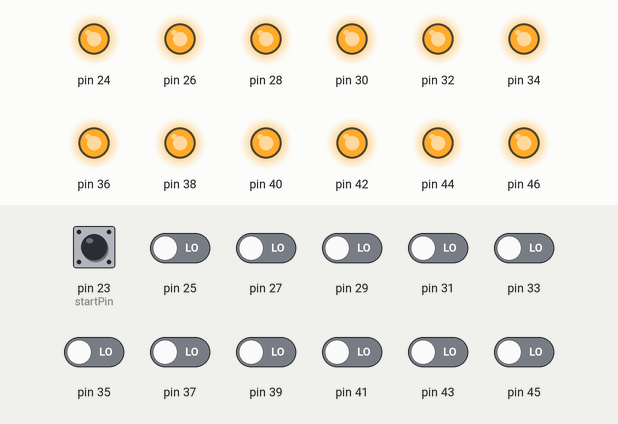
A sketch run on a simulated Arduino Mega 2560, built with avr-gcc and run on an emulated ATmega2560. Parts: output pins drawn as LEDs (lit = HIGH). The test bench sets the inputs (shaded band); at power-on: pin 23 (startPin), pin 25, pin 27, pin 29, pin 31, pin 33, pin 35, pin 37, pin 39, pin 41, pin 43, pin 45 LOW.

Above: at 1.2 s.
1.3 s: pin 23 (startPin) pulled HIGH for 0.15 s
At 1.38 s:
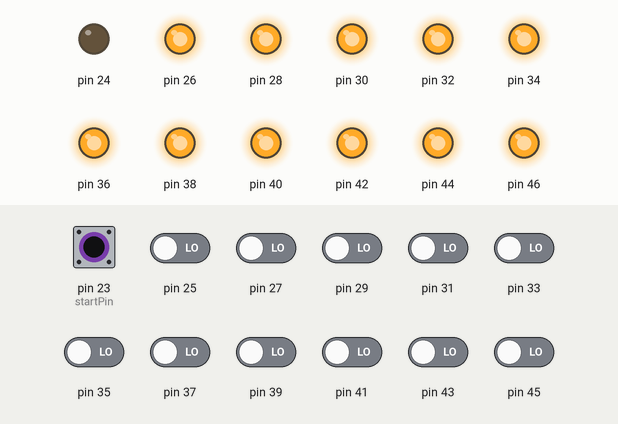
2.9 s: pin 25 driven HIGH
At 4.1 s:
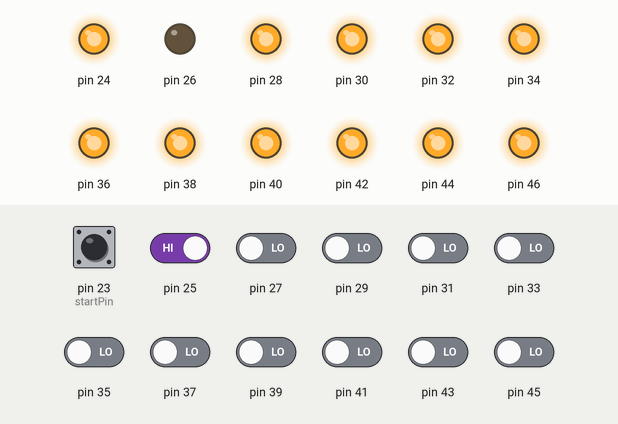
5.9 s: pin 27 driven HIGH
At 6.4 s:
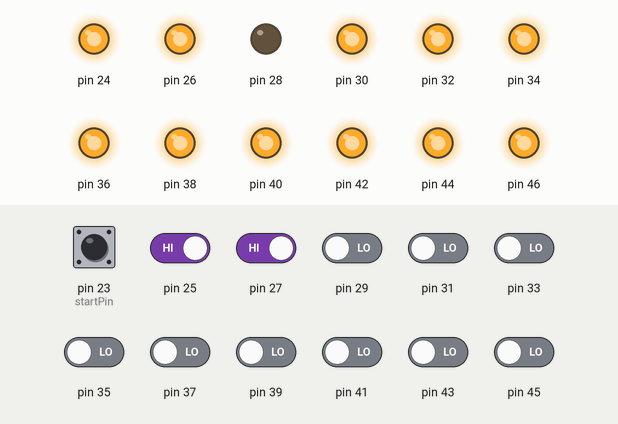
8.9 s: pin 29 driven HIGH
At 9.8 s:
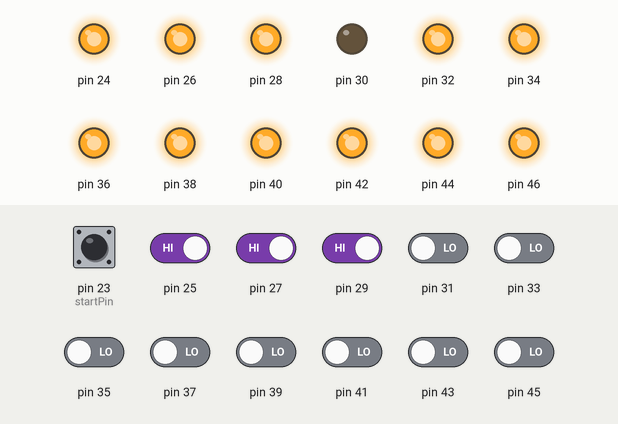
11.9 s: pin 31 driven HIGH
At 13.2 s:
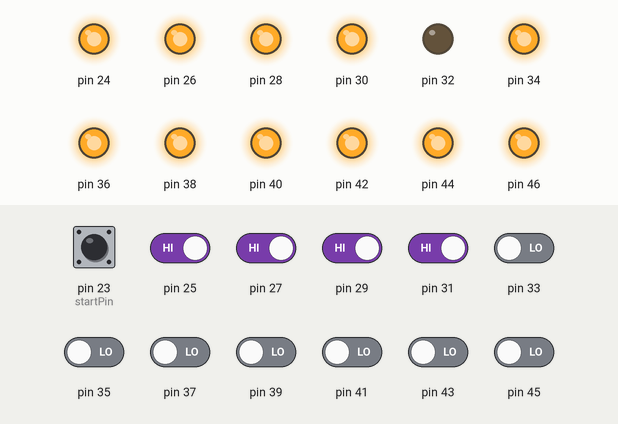
14.9 s: pin 33 driven HIGH
At 15.4 s:
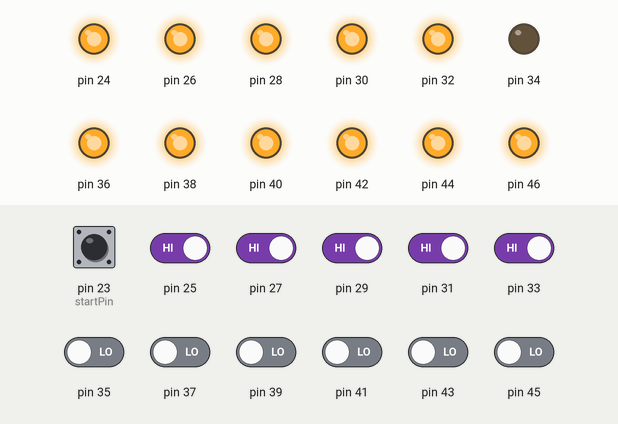
Timing chart, 0 to 18.4 s (numbered marks = the images above; inputs shaded):
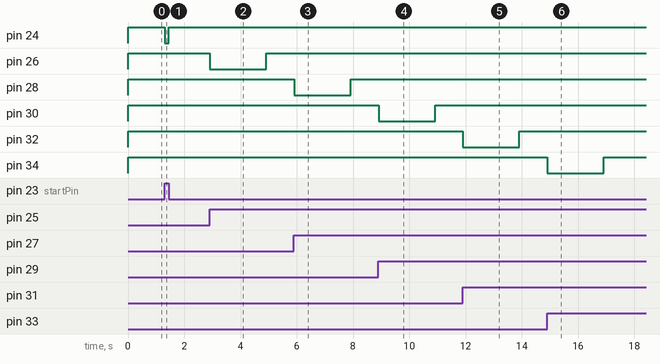

The sketch:

PlantFlooding.ino
```cpp
// 1 for normal, 0 for test
int const MODE = 1;

/**
 * SwitchValvePair has refferals to one float switch and one solenoid valve
 */
class SwitchValvePair {
    // Make false if error or disabled by user
    bool enabled = true;
    bool error = false;
    String errorName = "none";
    int TimeMinSinceLastFill = 0;
    int inPin;
    int outPin;
    int ID;

  public:

    SwitchValvePair() {}
    SwitchValvePair(int in, int out, int id){
      inPin = in;
      outPin = out;
      ID = id;
    }

    int getInPin() {
      return inPin;
    }

    int getOutPin() {
      return outPin;
    }

    int getID() {
      return ID;
    }

    // If this SVP has error return true
    bool hasError() {
      return error;
    }

    // If this SVP is enabled return true
    bool isEnabled() {
      return enabled;
    }

    // Create a new error for this SVP, set error's name
    int createError(String errName) {
      errorName = errName;
      error = true;
    }

    // Disable switch valve pair
    void disable() {
      enabled = false;
    }

    // retunrs error's name
    String getError() {
      return errorName;
    }

    int getTimeMinSinceLastFill() {
      return TimeMinSinceLastFill;
    }

    // Increment amount time since last refill by timeMil
    void incTimeMinSinceLastFill(int timeMin) {
      TimeMinSinceLastFill += timeMin;
    }

    // Refresh TimeMinSinceLastFill back to zero
    void refTimeMinSinceLastFill() {
      TimeMinSinceLastFill = 0;
    }
};

// Number of trays/switches
const int numOfSwitches = 12;
// Array of SVP
SwitchValvePair SVPArray[numOfSwitches];
// First switch at startPin
// Valves and switches should be every other pin
// starting at startPin
const int startPin = 23;

void setup() {
  if(MODE == 0) {
    testSetup();
  }
  else {
    // Float switch INPUT pins [23-45] ODD
    // Solenoid valse OUTPUT pins [24-46] EVEN
    int inPin;
    int outPin;
    int ID;
    // Write pinModes and add SVP objects to SVPArray
    for(int i = 0; i < numOfSwitches; i++) {
      inPin = startPin + (2 * i);
      outPin = startPin + (2 * i) + 1;
      ID = i + 1;
      SVPArray[i] = SwitchValvePair(inPin, outPin, ID);
      pinMode(inPin, INPUT);
      pinMode(outPin, OUTPUT);
      digitalWrite(outPin, HIGH);
    }
    Serial.begin(9600);
  }
}

//ERRORS
String const ERR1 = "Switch fired for too long";
String const ERR2 = "Tray did not fill for too long";

// Variable used to keep track of how long a switch has been HIGH
// Milliseconds
int amountTimeHighMil = 0;
// amount of milliseconds a switch has been HIGH to throw an error
int const amountTimeHighForErrorMil = 2000;
// Amount of milliseconds to delay between loops
int const delayTimeMil = 10;
// These three variables are used to keep track of delay since last update of TimeMinSinceLastFill
int totalDelayTimeMil = 0;
int totalDelayTimeSec = 0;
int totalDelayTimeMin = 0;
// If TimeMinSinceLastFill for SVP goes over threshold, flag as an error
int const thresholdTimeMinSinceLastFill = 1;
// Number of times to call checkAndFill() each time loop() is called
int const numTimesCheckAndFill = 10;

void loop() {
  if(MODE == 0) {
    testLoop();
  }
  else{
    for(int i = 0; i < numTimesCheckAndFill; i++) {
      checkAndFillTrays();
    }
    updateTimeSinceLastFill();
  }
}

// Main loop that checks each SVP to see if each tray needs to be filled.
void checkAndFillTrays() {
  dlay(delayTimeMil);
  // Iterate through SVParray
  // If switch is HIGH make correspoiding valve LOW while switch is HIGH
  for(int i = 0; i < numOfSwitches; i++) {
    // If SCP is enabled and the switch is HIGH, fill tray
    if(SVPArray[i].isEnabled() && digitalRead(SVPArray[i].getInPin()) == HIGH) {
      SVPArray[i].refTimeMinSinceLastFill(); // Set timeSinceLastFill back to 0
      digitalWrite(SVPArray[i].getOutPin(), LOW);
      // While switch is high fill tray
      // If amountTimeHighMil becomes too large stop fill
      while(amountTimeHighMil <= amountTimeHighForErrorMil
            && digitalRead(SVPArray[i].getInPin()) == HIGH) {
        amountTimeHighMil += delayTimeMil;
        dlay(delayTimeMil);
      }
      // check if switch was fired for too long, if it was create an error
      // and disable the switch
      if(amountTimeHighMil > amountTimeHighForErrorMil) {
        SVPArray[i].createError(ERR1);
        SVPArray[i].disable();
      }
      // set amountTimeHighMil back to 0
      amountTimeHighMil = 0;
      // Write HIGH to valve
      digitalWrite(SVPArray[i].getOutPin(), HIGH);
    }
  }
}

// Update TimeMinSinceLastFill for each SVP
// Then check each SVP to see if its
// TimeMinSinceLastFill is over the threshold
void updateTimeSinceLastFill() {
  // If totalDelayTimeSec > 60, increment totalDelayTimeMin
  // by number of minuts and set TDTS to itself mod 60
  if(totalDelayTimeSec > 60) {
    totalDelayTimeMin += totalDelayTimeSec / 60;
    totalDelayTimeSec = totalDelayTimeSec % 60;
    for(int i = 0; i < numOfSwitches; i++) {
      SVPArray[i].incTimeMinSinceLastFill(totalDelayTimeMin);
      if(SVPArray[i].getTimeMinSinceLastFill() > thresholdTimeMinSinceLastFill) {
        SVPArray[i].createError(ERR2);
        SVPArray[i].disable();
      }
    }
  }
  // Set totalDelayTimeMin back to zero
  totalDelayTimeMin = 0;
}

// Delay for timeMil
// Increment numDelays
void dlay(int timeMil) {
  delay(timeMil);
  totalDelayTimeMil += timeMil;
  // If totalDelayTimeMil > 1000, increment totalDelayTimeSec
  // by number of seconds and set TDTM to itself mod 1000
  if(totalDelayTimeMil > 1000) {
    totalDelayTimeSec += totalDelayTimeMil / 1000;
    totalDelayTimeMil = totalDelayTimeMil % 1000;
  }
}


////////////////////////////////// FOR TESTING ///////////////////////////////////////////
void testSetup() {
  // Float switch INPUT pins [23-45] ODD
  // Solenoid valse OUTPUT pins [24-46] EVEN
  int inPin;
  int outPin;
  int ID;
  // Write pinModes and add SVP objects to SVPArray
  for(int i = 0; i < numOfSwitches; i++) {
    inPin = startPin + (2 * i);
    outPin = startPin + (2 * i) + 1;
    ID = i + 1;
    SVPArray[i] = SwitchValvePair(inPin, outPin, ID);
  }
  Serial.begin(9600);

}
void testLoop() {
  for(int i = 0; i < numTimesCheckAndFill; i++) {
    Serial.print("CheckAndFill #");
    Serial.println(i);
    testCheckAndFillTrays();
  }
  testUpdateTimeMinSinceLastFill();
}

void testCheckAndFillTrays() {
  dlay(delayTimeMil);
  // Iterate through SVParray
  // If switch is HIGH make correspoiding valve LOW while switch is HIGH
  for(int i = 0; i < numOfSwitches; i++) {
    if(SVPArray[i].isEnabled()) {
      //Serial.println("fired");
      Serial.println(SVPArray[i].getID());
      // While switch is high fill tray
      Serial.println("Filling");
      while(amountTimeHighMil <= amountTimeHighForErrorMil) {
        amountTimeHighMil += delayTimeMil;
        dlay(delayTimeMil);
      }
      Serial.println("Done");
      // check if switch was fired for too long, if it was create an error
//      if(amountTimeHighMil > amountTimeHighForErrorMil) {
//        //Serial.println("Throwing error");
//        SVPArray[i].createError("switchFiredForTooLong");
//        SVPArray[i].disable();
//        Serial.println("Creating error");
//      }
      // set amountTimeHighMil back to 0
      amountTimeHighMil = 0;
      digitalWrite(SVPArray[i].getOutPin(), HIGH);
      Serial.print("Delay Time (mil, sec, min): ");
      Serial.print(totalDelayTimeMil);
      Serial.print(", ");
      Serial.print(totalDelayTimeSec);
      Serial.print(", ");
      Serial.println(totalDelayTimeMin);
    } else {
      Serial.print("ERROR: ");
      Serial.print(SVPArray[i].getID());
      Serial.print(" ");
      Serial.println(SVPArray[i].getError());
      dlay(1000);
      digitalWrite(SVPArray[i].getOutPin(), HIGH);
      Serial.print("Delay Time (mil, sec, min): ");
      Serial.print(totalDelayTimeMil);
      Serial.print(", ");
      Serial.print(totalDelayTimeSec);
      Serial.print(", ");
      Serial.println(totalDelayTimeMin);
    }
  }
}

void testUpdateTimeMinSinceLastFill() {
  Serial.println("Entering testUpdateTimeMinSinceLastFill()...");
  // Update TimeMinSinceLastFill for each SVP
  // If it is higher than threshold, create error and disable
   if(totalDelayTimeSec > 60) {
    Serial.println("totalDelayTimeSec > 60");
    totalDelayTimeMin += totalDelayTimeSec / 60;
    totalDelayTimeSec = totalDelayTimeSec % 60;
    for(int i = 0; i < numOfSwitches; i++) {
      Serial.print("Checking switch ");
      Serial.println(i);
      SVPArray[i].incTimeMinSinceLastFill(totalDelayTimeMin);
      Serial.print("TimeMinSinceLastFill: ");
      Serial.println(SVPArray[i].getTimeMinSinceLastFill());
      if(SVPArray[i].getTimeMinSinceLastFill() > thresholdTimeMinSinceLastFill) {
        Serial.print(SVPArray[i].getTimeMinSinceLastFill());
        Serial.println(" : ERR2 created");
        SVPArray[i].createError(ERR2);
        SVPArray[i].disable();
      }
      delay(500);
    }
  }
  // Set totalDelayTimeMin back to zero
  totalDelayTimeMin = 0;
  Serial.println("Exiting...");
}
```

Measured:
- after the input at 1.3 s, pin 24: HIGH → LOW at once, → HIGH 0.14 s later
- after the input at 2.9 s, pin 26: HIGH → LOW at once, → HIGH 2.0 s later
- after the input at 5.9 s, pin 28: HIGH → LOW at once, → HIGH 2.0 s later
- after the input at 8.9 s, pin 30: HIGH → LOW at once, → HIGH 2.0 s later
- after the input at 11.9 s, pin 32: HIGH → LOW at once, → HIGH 2.0 s later
- after the input at 14.9 s, pin 34: HIGH → LOW at once, → HIGH 2.0 s later
